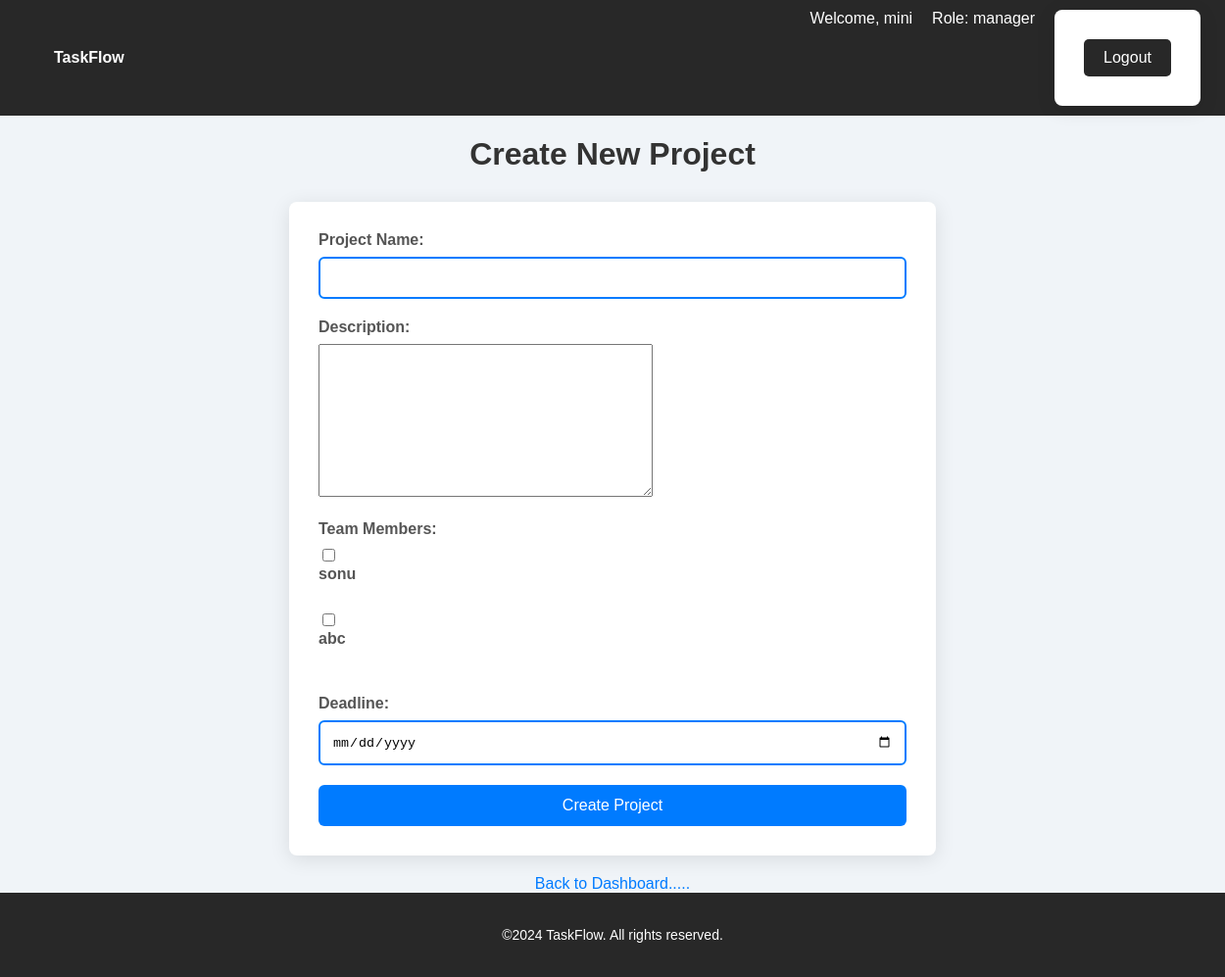
Screenshot of /create-project/ (signed in) with the database file from the repository.
### tasks/models.py (models this page shows, shortened)
class UserProfile(models.Model):
    user = models.OneToOneField(User, on_delete=models.CASCADE)
    role = models.CharField(max_length=20, choices=[
        ('manager', 'Manager'),
        ('team_member', 'Team Member')
    ])

### tasks/views.py (the view)
# urls.py: path('create-project/', views.create_project, name='create_project'),
@login_required
def create_project(request):
    user_profile = UserProfile.objects.get(user=request.user)
    if request.method == 'POST':
        form = ProjectForm(request.POST)
        if form.is_valid():
            project = form.save(commit=False)
            project.creator = request.user
            project.save()
            team_member_ids = request.POST.getlist('team_members')
            project.team_members.set(team_member_ids)
            return redirect('manager_home')
    else:
        form = ProjectForm()
    team_members = UserProfile.objects.filter(role='team_member').select_related('user')
    return render(request, 'create_project.html', {
        'form': form,
        'team_members': team_members,
        'user_profile': user_profile,
    })

### tasks/forms.py
class ProjectForm(forms.ModelForm):
    class Meta:
        model = Project
        fields = ['name', 'description', 'team_members', 'deadline']
        widgets = {
            'team_members': forms.CheckboxSelectMultiple(),
            'deadline': forms.DateInput(attrs={'type': 'date'}),
        }

### templates/create_project.html (shortened to what this page needs)
<!DOCTYPE html>
<html lang="en">
<head>
</head>
<body>
    {% include 'header.html' %}
    <h1>Create New Project</h1>
    <form method="post">
        <div>
            <label for="id_name">Project Name:</label>
            {{ form.name }}
        </div>
        <div>
            <label for="id_description">Description:</label>
            {{ form.description }}
        </div>
        <div>
            <label>Team Members:</label>
            <div class="checkbox-group">
                {% for profile in team_members %}
                    <div>
                        <input type="checkbox"
                               name="team_members"
                               id="team_member_{{ profile.user.id }}"
                               value="{{ profile.user.id }}"
                               {% if profile.user.id in form.initial.team_members|default:'' %}checked{% endif %}>
                        <label for="team_member_{{ profile.user.id }}">{{ profile.user.username }}</label>
                    </div>
                {% endfor %}
            </div>
        </div>
        <div>
            <label for="id_deadline">Deadline:</label>
            {{ form.deadline }}
        </div>
        <button type="submit">Create Project</button>
    </form>
    <a href="{% url 'manager_home' %}" class="link">Back to Dashboard.....</a>
    {% include 'footer.html' %}
</body>
</html>

### templates/header.html (shortened to what this page needs)
<!DOCTYPE html>
<html lang="en">
<head>
</head>
<body>
    <header>
        <nav>
            <ul>
                <li><a href="{% if user_profile.role == 'manager' %}{% url 'manager_home' %}{% else %}{% url 'team_member_home' %}{% endif %}">TaskFlow</a></li>
            </ul>
            <ul>
                <li><span style="color:white;">Welcome, {{ request.user.username }}</span></li>
                <li>Role: {{ user_profile.role }}</li>
                <li>
                    <form action="{% url 'logout' %}" method="POST">
                        <button type="submit">Logout</button>
                    </form>
                </li>
            </ul>
        </nav>
    </header>
</body>
</html>

### templates/create_project.html (style rules this page uses)
body { font-family: 'Segoe UI', Tahoma, Geneva, Verdana, sans-serif; background-color: #f0f4f8; margin: 0; padding: 20px; }
h1 { color: #333; text-align: center; margin-bottom: 30px; }
form { background: #ffffff; padding: 30px; border-radius: 8px; box-shadow: 0 4px 20px rgba(0, 0, 0, 0.1); max-width: 600px; margin: 0 auto; }
div { margin-bottom: 20px; }
label { display: block; margin-bottom: 8px; font-weight: bold; color: #555; }
input[type="text"], input[type="date"], select { width: 100%; padding: 12px; border: 2px solid #007bff; border-radius: 6px; box-sizing: border-box; transition: border-color 0.3s; }
button { background-color: #007bff; color: white; border: none; padding: 12px 20px; border-radius: 6px; cursor: pointer; width: 100%; font-size: 16px; transition: background-color 0.3s; }
.link { display: block; text-align: center; margin-top: 20px; text-decoration: none; color: #007bff; font-size: 16px; }
.checkbox-group { display: flex; flex-direction: column; }

### templates/header.html (style rules this page uses)
body { font-family: Arial, sans-serif; margin: 0; padding: 0; height: 100vh; }
header { background-color: #282828; color: white; padding: 10px 20px; position: relative; width: 100%; top: 0; z-index: 1000; }
nav { max-width: 1200px; margin: 0 auto; display: flex; justify-content: space-between; align-items: center; }
nav ul { display: flex; list-style: none; margin: 0; padding: 0; }
nav ul li { margin-right: 20px; }
nav ul li a { color: white; text-decoration: none; font-weight: bold; padding: 10px; transition: color 0.3s ease; }
nav form button { background-color: #282828; color: white; border: none; padding: 10px 20px; font-size: 16px; cursor: pointer; border-radius: 5px; transition: background-color 0.3s ease; }

### rows the page displays
UserProfile: role "manager"
UserProfile: user.username "sonu"
UserProfile: user.username "abc"

### other values shown
{{ request.user.username }} "mini"
